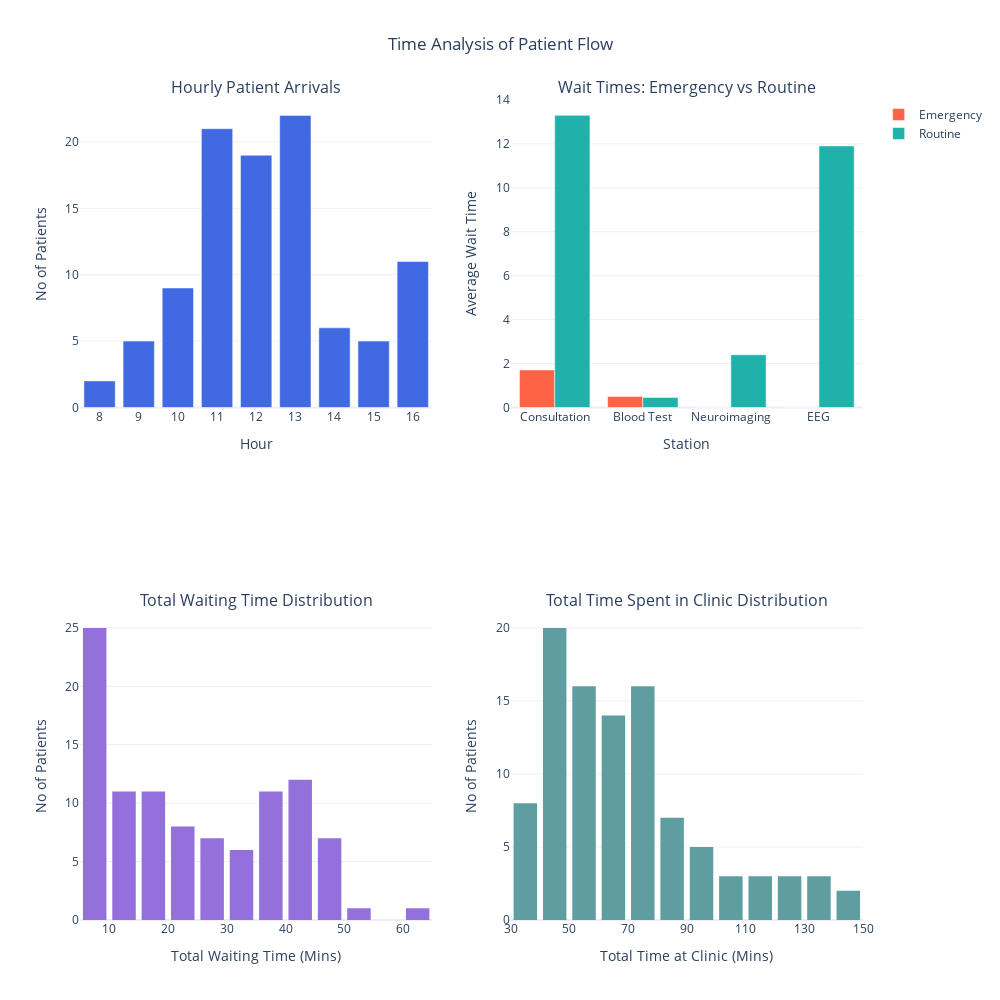

This figure's notebook cell:
### Markdown cell above
## 📊 Time Analysis of Patient Flow

This dashboard presents four key visualizations to analyze patient timing patterns.

---

### 1. ⏰ Bar Plot: Hourly Patient Arrivals

- **What it shows**:  
  The number of patients arriving at the clinic for each hour of the day, extracted from the `ArrivalTime` column.

- **Insight**:  
  Identifies peak arrival hours and helps in optimizing staff allocation during busy periods.

---

### 2. 🚑 Grouped Bar Plot: Wait Times by Triage Category

- **What it shows**:  
  Average wait times for **Emergency** vs **Routine** patients across:
  - Consultation
  - Blood Test
  - Neuroimaging
  - EEG

- **Insight**:  
  Reveals disparities in wait times between Emergency and Routine categories, useful for service prioritization and triage efficiency.

---

### 3. ⌛ Histogram: Total Waiting Time per Patient

- **What it shows**:  
  The distribution of total time patients spend **waiting**

- **Insight**:  
  Identifies if wait times get too long in the clinic and how to better optimize wait times for patients

### 4. ⌛ Histogram: Total Time Spent in Clinic per Patient

- **What it shows**:  
The complete duration a patient spends in the clinic from arrival to checkout.

- **Insight**:  
Measures end-to-end time spent in the clinic, supporting overall efficiency analysis and time management improvements.

### Code cell
# Create subplots
fig = make_subplots(
    rows=2, cols=2,
    subplot_titles=[
        "Hourly Patient Arrivals",
        "Wait Times: Emergency vs Routine",
        "Total Waiting Time Distribution",
        "Total Time Spent in Clinic Distribution"
    ],
    specs=[[{"type": "bar"}, {"type": "bar"}],
           [{"type": "histogram"}, {"type": "histogram"}]]
)

# 1. Hourly Patient Arrivals (corrected)
patients_df['ArrivalHour'] = patients_df['ArrivalTime'].apply(lambda t: t.hour)

# Count number of patients per hour
hourly_counts = patients_df['ArrivalHour'].value_counts().sort_index()

# Plot
fig.add_trace(
    go.Bar(
        x=hourly_counts.index,
        y=hourly_counts.values,
        marker_color='royalblue',
        name="Arrivals",
        showlegend=False
    ),
    row=1, col=1
)

# Update axes for first subplot
fig.update_xaxes(title_text='Hour', tickvals = hourly_counts.index, row=1, col=1)
fig.update_yaxes(title_text='No of Patients', row=1, col=1)

# 2. Grouped Bar Plot: Emergency vs Routine Wait Times
bar_data = {'Emergency': [], 'Routine': []}
tests = ['Consultation', 'Blood Test', 'Neuroimaging', 'EEG']

# Collect rounded wait times
for test in tests:
    if test == 'Consultation':
        emergency_time = patients_df[patients_df['TriageCategory'] == 'Emergency']['ConsultationWaitMin'].mean()
        routine_time = patients_df[patients_df['TriageCategory'] == 'Routine']['ConsultationWaitMin'].mean()
    else:
        emergency_time = patients_df[(patients_df['TriageCategory'] == 'Emergency') & (patients_df['DiagnosticTests'] == test)]['TestWaitMin'].mean()
        routine_time = patients_df[(patients_df['TriageCategory'] == 'Routine') & (patients_df['DiagnosticTests'] == test)]['TestWaitMin'].mean()

    bar_data['Emergency'].append(round(emergency_time, 2) if pd.notna(emergency_time) else 0)
    bar_data['Routine'].append(round(routine_time, 2) if pd.notna(routine_time) else 0)

# Add Emergency trace with custom hover
fig.add_trace(
    go.Bar(x=tests, y=bar_data['Emergency'], name='Emergency', marker_color='tomato', showlegend=True,
        hovertemplate='Emergency: %{y:.2f} min<extra></extra>'),
    row=1, col=2
)

# Add Routine trace with custom hover
fig.add_trace(
    go.Bar(x=tests, y=bar_data['Routine'], name='Routine', marker_color='lightseagreen', showlegend=True,
        hovertemplate='Routine: %{y:.2f} min<extra></extra>'),
    row=1, col=2
)

# Update axes for second subplot
fig.update_xaxes(title_text='Station', row=1, col=2)
fig.update_yaxes(title_text='Average Wait Time', row=1, col=2)


# 3. Histogram: Total Wait Time per Patient
total_wait = (
    patients_df['CheckInWaitMin'] +
    patients_df['TriageWaitMin'] +
    patients_df['ConsultationWaitMin'] +
    patients_df['TestWaitMin'].fillna(0) +
    patients_df['PharmacyWaitMin'] +
    patients_df['BillingWaitMin']
)
fig.add_trace(
    go.Histogram(x=total_wait, name="Total Wait Time", marker_color='mediumpurple',
                 xbins=dict(start=0, end=70,size=5 ),
                 showlegend=False),
    row=2, col=1
)

fig.update_xaxes(title_text='Total Waiting Time (Mins)',tickmode='array', tickvals=[10, 20, 30, 40, 50, 60], row=2, col=1)
fig.update_yaxes(title_text='No of Patients', row=2, col=1)

# 4. Histogram: Total Clinic Time
total_clinic_time = (
    patients_df['CheckInWaitMin'] + patients_df['CheckInDurationMin'] +
    patients_df['TriageWaitMin'] + patients_df['TriageDurationMin'] +
    patients_df['ConsultationWaitMin'] + patients_df['TotalConsultationTimeMin'] +
    patients_df['TestWaitMin'].fillna(0) + patients_df['TestDurationMin'].fillna(0) +
    patients_df['PharmacyWaitMin'] + patients_df['ExplanationTimeMin'] +
    patients_df['BillingDurationMin'] + patients_df['BillingWaitMin']
)
fig.add_trace(
    go.Histogram(x=total_clinic_time, name="Total Clinic Time", marker_color='cadetblue',
                 xbins=dict(start=0, end=150,size=10),
                 showlegend=False),
    row=2, col=2
)

fig.update_xaxes(title_text='Total Time at Clinic (Mins)', tickmode='array', tickvals=[10, 30, 50, 70, 90, 110, 130, 150], row=2, col=2)
fig.update_yaxes(title_text='No of Patients', row=2, col=2)


# Final layout
fig.update_layout(
    height=1000,
    width=1000,
    title="Time Analysis of Patient Flow",
    title_x=0.5,
    template="plotly_white",
    barmode="group",
    # showlegend=False  # Hide full legend
)

fig.show()

### Figure 1 — Plotly figure (JSON) as saved in the notebook; plotly's stock layout.template omitted (floating-point values rounded to 4 significant figures)
{"data": [{"marker": {"color": "royalblue"}, "name": "Arrivals", "showlegend": false, "type": "bar", "x": [8, 9, 10, 11, 12, 13, 14, 15, 16], "xaxis": "x", "y": [2, 5, 9, 21, 19, 22, 6, 5, 11], "yaxis": "y"}, {"hovertemplate": "Emergency: %{y:.2f} min<extra></extra>", "marker": {"color": "tomato"}, "name": "Emergency", "showlegend": true, "type": "bar", "x": ["Consultation", "Blood Test", "Neuroimaging", "EEG"], "xaxis": "x2", "y": [1.71, 0.5, 0, 0], "yaxis": "y2"}, {"hovertemplate": "Routine: %{y:.2f} min<extra></extra>", "marker": {"color": "lightseagreen"}, "name": "Routine", "showlegend": true, "type": "bar", "x": ["Consultation", "Blood Test", "Neuroimaging", "EEG"], "xaxis": "x2", "y": [13.3, 0.46, 2.4, 11.91], "yaxis": "y2"}, {"marker": {"color": "mediumpurple"}, "name": "Total Wait Time", "showlegend": false, "type": "histogram", "x": [6.0, 6.0, 6.0, 7.0, 6.0, 6.0, 7.0, 6.0, 5.0, 6.0, 7.0, 6.0, 6.0, 11.0, 13.0, 10.0, 15.0, 6.0, 6.0, 12.0, 14.0, 11.0, 39.0, 19.0, 16.0, 16.0, 13.0, 24.0, 14.0, 24.0, 20.0, 23.0, 34.0, 24.0, 29.0, 25.0, 41.0, 40.0, 39.0, 33.0, 35.0, 22.0, 45.0, 20.0, 36.0, 45.0, 42.0, 44.0, 19.0, 40.0, 42.0, 39.0, 17.0, 42.0, 16.0, 28.0, 27.0, 23.0, 31.0, 26.0, 46.0, 40.0, 33.0, 61.0, 39.0, 34.0, 16.0, 36.0, 34.0, 35.0, 28.0, 45.0, 47.0, 44.0, 16.0, 40.0, 35.0, 47.0, 45.0, 39.0, 38.0, 43.0, 41.0, 11.0, 26.0, 54.0, 6.0, 7.0, 6.0, 7.0, 7.0, 6.0, 14.0, 13.0, 18.0, 17.0, 8.0, 8.0, 6.0, 7.0], "xaxis": "x3", "xbins": {"end": 70, "size": 5, "start": 0}, "yaxis": "y3"}, {"marker": {"color": "cadetblue"}, "name": "Total Clinic Time", "showlegend": false, "type": "histogram", "x": [86.0, 39.0, 35.0, 40.0, 51.0, 49.0, 55.0, 38.0, 34.0, 38.0, 49.0, 40.0, 38.0, 93.0, 61.0, 55.0, 95.0, 41.0, 39.0, 81.0, 46.0, 54.0, 119.0, 107.0, 47.0, 50.0, 61.0, 56.0, 44.0, 68.0, 57.0, 74.0, 74.0, 54.0, 60.0, 61.0, 132.0, 87.0, 75.0, 67.0, 83.0, 52.0, 88.0, 52.0, 107.0, 75.0, 118.0, 77.0, 51.0, 85.0, 72.0, 75.0, 48.0, 73.0, 47.0, 61.0, 71.0, 66.0, 73.0, 111.0, 132.0, 121.0, 68.0, 147.0, 131.0, 64.0, 62.0, 68.0, 76.0, 70.0, 65.0, 90.0, 94.0, 75.0, 50.0, 74.0, 67.0, 91.0, 126.0, 88.0, 72.0, 77.0, 125.0, 57.0, 108.0, 142.0, 38.0, 40.0, 41.0, 41.0, 51.0, 41.0, 48.0, 43.0, 47.0, 51.0, 40.0, 41.0, 49.0, 51.0], "xaxis": "x4", "xbins": {"end": 150, "size": 10, "start": 0}, "yaxis": "y4"}], "layout": {"annotations": [{"font": {"size": 16}, "showarrow": false, "text": "Hourly Patient Arrivals", "x": 0.225, "xanchor": "center", "xref": "paper", "y": 1, "yanchor": "bottom", "yref": "paper"}, {"font": {"size": 16}, "showarrow": false, "text": "Wait Times: Emergency vs Routine", "x": 0.775, "xanchor": "center", "xref": "paper", "y": 1, "yanchor": "bottom", "yref": "paper"}, {"font": {"size": 16}, "showarrow": false, "text": "Total Waiting Time Distribution", "x": 0.225, "xanchor": "center", "xref": "paper", "y": 0.375, "yanchor": "bottom", "yref": "paper"}, {"font": {"size": 16}, "showarrow": false, "text": "Total Time Spent in Clinic Distribution", "x": 0.775, "xanchor": "center", "xref": "paper", "y": 0.375, "yanchor": "bottom", "yref": "paper"}], "barmode": "group", "height": 1000, "title": {"text": "Time Analysis of Patient Flow", "x": 0.5}, "width": 1000, "xaxis": {"anchor": "y", "domain": [0, 0.45], "tickvals": [8, 9, 10, 11, 12, 13, 14, 15, 16], "title": {"text": "Hour"}}, "xaxis2": {"anchor": "y2", "domain": [0.55, 1], "title": {"text": "Station"}}, "xaxis3": {"anchor": "y3", "domain": [0, 0.45], "tickmode": "array", "tickvals": [10, 20, 30, 40, 50, 60], "title": {"text": "Total Waiting Time (Mins)"}}, "xaxis4": {"anchor": "y4", "domain": [0.55, 1], "tickmode": "array", "tickvals": [10, 30, 50, 70, 90, 110, 130, 150], "title": {"text": "Total Time at Clinic (Mins)"}}, "yaxis": {"anchor": "x", "domain": [0.625, 1], "title": {"text": "No of Patients"}}, "yaxis2": {"anchor": "x2", "domain": [0.625, 1], "title": {"text": "Average Wait Time"}}, "yaxis3": {"anchor": "x3", "domain": [0, 0.375], "title": {"text": "No of Patients"}}, "yaxis4": {"anchor": "x4", "domain": [0, 0.375], "title": {"text": "No of Patients"}}}}
